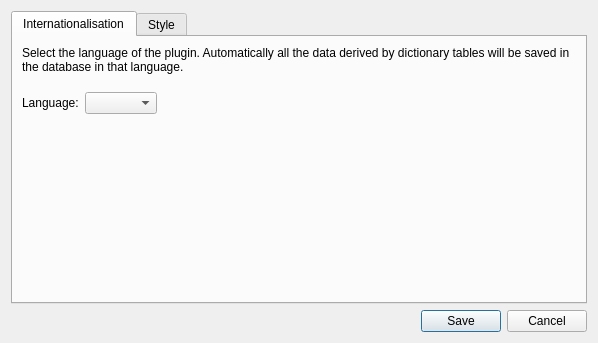
<?xml version="1.0" encoding="UTF-8"?>
<ui version="4.0">
 <class>Dialog</class>
 <widget class="QDialog" name="Dialog">
  <property name="geometry">
   <rect>
    <x>0</x>
    <y>0</y>
    <width>598</width>
    <height>343</height>
   </rect>
  </property>
  <property name="windowTitle">
   <string>Dialog</string>
  </property>
  <layout class="QGridLayout" name="gridLayout">
   <item row="1" column="0">
    <widget class="QDialogButtonBox" name="buttonBox">
     <property name="orientation">
      <enum>Qt::Horizontal</enum>
     </property>
     <property name="standardButtons">
      <set>QDialogButtonBox::Cancel|QDialogButtonBox::Save</set>
     </property>
    </widget>
   </item>
   <item row="0" column="0">
    <widget class="QTabWidget" name="tabWidget">
     <property name="currentIndex">
      <number>0</number>
     </property>
     <widget class="QWidget" name="tab">
      <attribute name="title">
       <string>Internationalisation</string>
      </attribute>
      <layout class="QGridLayout" name="a">
       <item row="2" column="0">
        <layout class="QGridLayout" name="gridLayout_2">
         <item row="0" column="0">
          <widget class="QLabel" name="label">
           <property name="text">
            <string>Language:</string>
           </property>
          </widget>
         </item>
         <item row="0" column="1">
          <widget class="QComboBox" name="comboBox"/>
         </item>
         <item row="0" column="2">
          <spacer name="horizontalSpacer">
           <property name="orientation">
            <enum>Qt::Horizontal</enum>
           </property>
           <property name="sizeHint" stdset="0">
            <size>
             <width>40</width>
             <height>20</height>
            </size>
           </property>
          </spacer>
         </item>
        </layout>
       </item>
       <item row="0" column="0" rowspan="2">
        <widget class="QLabel" name="info_label">
         <property name="minimumSize">
          <size>
           <width>0</width>
           <height>40</height>
          </size>
         </property>
         <property name="maximumSize">
          <size>
           <width>16777213</width>
           <height>40</height>
          </size>
         </property>
         <property name="baseSize">
          <size>
           <width>0</width>
           <height>0</height>
          </size>
         </property>
         <property name="frameShape">
          <enum>QFrame::NoFrame</enum>
         </property>
         <property name="lineWidth">
          <number>1</number>
         </property>
         <property name="text">
          <string notr="true">Select the language of the plugin. Automatically all the data derived by dictionary tables will be saved in the database in that language.</string>
         </property>
         <property name="textFormat">
          <enum>Qt::AutoText</enum>
         </property>
         <property name="scaledContents">
          <bool>false</bool>
         </property>
         <property name="alignment">
          <set>Qt::AlignLeading|Qt::AlignLeft|Qt::AlignTop</set>
         </property>
         <property name="wordWrap">
          <bool>true</bool>
         </property>
        </widget>
       </item>
       <item row="4" column="0">
        <spacer name="verticalSpacer">
         <property name="orientation">
          <enum>Qt::Vertical</enum>
         </property>
         <property name="sizeHint" stdset="0">
          <size>
           <width>20</width>
           <height>303</height>
          </size>
         </property>
        </spacer>
       </item>
       <item row="3" column="0">
        <layout class="QFormLayout" name="formLayout">
         <property name="rightMargin">
          <number>0</number>
         </property>
         <item row="0" column="1">
          <spacer name="horizontalSpacer_2">
           <property name="orientation">
            <enum>Qt::Horizontal</enum>
           </property>
           <property name="sizeHint" stdset="0">
            <size>
             <width>40</width>
             <height>20</height>
            </size>
           </property>
          </spacer>
         </item>
        </layout>
       </item>
      </layout>
     </widget>
     <widget class="QWidget" name="tab_2">
      <property name="enabled">
       <bool>true</bool>
      </property>
      <attribute name="title">
       <string>Style</string>
      </attribute>
      <layout class="QGridLayout" name="gridLayout_3">
       <item row="0" column="0" colspan="4">
        <widget class="QLabel" name="info_label_2">
         <property name="minimumSize">
          <size>
           <width>548</width>
           <height>40</height>
          </size>
         </property>
         <property name="maximumSize">
          <size>
           <width>548</width>
           <height>40</height>
          </size>
         </property>
         <property name="baseSize">
          <size>
           <width>0</width>
           <height>0</height>
          </size>
         </property>
         <property name="frameShape">
          <enum>QFrame::NoFrame</enum>
         </property>
         <property name="lineWidth">
          <number>1</number>
         </property>
         <property name="text">
          <string notr="true">Select the style for each primary layer. By default some layers have specific SLD file linked.</string>
         </property>
         <property name="textFormat">
          <enum>Qt::AutoText</enum>
         </property>
         <property name="scaledContents">
          <bool>false</bool>
         </property>
         <property name="alignment">
          <set>Qt::AlignLeading|Qt::AlignLeft|Qt::AlignTop</set>
         </property>
         <property name="wordWrap">
          <bool>true</bool>
         </property>
        </widget>
       </item>
       <item row="1" column="0">
        <widget class="QLabel" name="label_2">
         <property name="minimumSize">
          <size>
           <width>140</width>
           <height>0</height>
          </size>
         </property>
         <property name="text">
          <string>Ourtbreaks (point):</string>
         </property>
         <property name="wordWrap">
          <bool>true</bool>
         </property>
        </widget>
       </item>
       <item row="1" column="1">
        <widget class="QLineEdit" name="lineEdit">
         <property name="minimumSize">
          <size>
           <width>291</width>
           <height>0</height>
          </size>
         </property>
         <property name="readOnly">
          <bool>true</bool>
         </property>
        </widget>
       </item>
       <item row="1" column="2">
        <widget class="QToolButton" name="toolButton">
         <property name="text">
          <string>...</string>
         </property>
        </widget>
       </item>
       <item row="1" column="3">
        <widget class="QPushButton" name="pushButton">
         <property name="maximumSize">
          <size>
           <width>60</width>
           <height>50</height>
          </size>
         </property>
         <property name="text">
          <string>Default</string>
         </property>
        </widget>
       </item>
       <item row="2" column="0">
        <widget class="QLabel" name="label_7">
         <property name="text">
          <string>Ourtbreaks (area):</string>
         </property>
         <property name="wordWrap">
          <bool>true</bool>
         </property>
        </widget>
       </item>
       <item row="2" column="1">
        <widget class="QLineEdit" name="lineEdit_2">
         <property name="minimumSize">
          <size>
           <width>291</width>
           <height>0</height>
          </size>
         </property>
         <property name="readOnly">
          <bool>true</bool>
         </property>
        </widget>
       </item>
       <item row="2" column="2">
        <widget class="QToolButton" name="toolButton_2">
         <property name="text">
          <string>...</string>
         </property>
        </widget>
       </item>
       <item row="2" column="3">
        <widget class="QPushButton" name="pushButton_2">
         <property name="maximumSize">
          <size>
           <width>60</width>
           <height>50</height>
          </size>
         </property>
         <property name="text">
          <string>Default</string>
         </property>
        </widget>
       </item>
       <item row="3" column="0">
        <widget class="QLabel" name="label_6">
         <property name="text">
          <string>POI (point):</string>
         </property>
        </widget>
       </item>
       <item row="3" column="1">
        <widget class="QLineEdit" name="lineEdit_3">
         <property name="minimumSize">
          <size>
           <width>291</width>
           <height>0</height>
          </size>
         </property>
         <property name="readOnly">
          <bool>true</bool>
         </property>
        </widget>
       </item>
       <item row="3" column="2">
        <widget class="QToolButton" name="toolButton_3">
         <property name="text">
          <string>...</string>
         </property>
        </widget>
       </item>
       <item row="3" column="3">
        <widget class="QPushButton" name="pushButton_3">
         <property name="maximumSize">
          <size>
           <width>60</width>
           <height>50</height>
          </size>
         </property>
         <property name="text">
          <string>Default</string>
         </property>
        </widget>
       </item>
       <item row="4" column="0">
        <widget class="QLabel" name="label_3">
         <property name="text">
          <string>Buffers:</string>
         </property>
        </widget>
       </item>
       <item row="4" column="1">
        <widget class="QLineEdit" name="lineEdit_4">
         <property name="minimumSize">
          <size>
           <width>291</width>
           <height>0</height>
          </size>
         </property>
         <property name="readOnly">
          <bool>true</bool>
         </property>
        </widget>
       </item>
       <item row="4" column="2">
        <widget class="QToolButton" name="toolButton_4">
         <property name="text">
          <string>...</string>
         </property>
        </widget>
       </item>
       <item row="4" column="3">
        <widget class="QPushButton" name="pushButton_4">
         <property name="maximumSize">
          <size>
           <width>60</width>
           <height>50</height>
          </size>
         </property>
         <property name="text">
          <string>Default</string>
         </property>
        </widget>
       </item>
       <item row="5" column="0">
        <widget class="QLabel" name="label_4">
         <property name="text">
          <string>Zones A:</string>
         </property>
        </widget>
       </item>
       <item row="5" column="1">
        <widget class="QLineEdit" name="lineEdit_5">
         <property name="minimumSize">
          <size>
           <width>291</width>
           <height>0</height>
          </size>
         </property>
         <property name="readOnly">
          <bool>true</bool>
         </property>
        </widget>
       </item>
       <item row="5" column="2">
        <widget class="QToolButton" name="toolButton_5">
         <property name="text">
          <string>...</string>
         </property>
        </widget>
       </item>
       <item row="5" column="3">
        <widget class="QPushButton" name="pushButton_5">
         <property name="maximumSize">
          <size>
           <width>60</width>
           <height>50</height>
          </size>
         </property>
         <property name="text">
          <string>Default</string>
         </property>
        </widget>
       </item>
       <item row="6" column="0">
        <widget class="QLabel" name="label_5">
         <property name="text">
          <string>Zones B:</string>
         </property>
        </widget>
       </item>
       <item row="6" column="1">
        <widget class="QLineEdit" name="lineEdit_6">
         <property name="minimumSize">
          <size>
           <width>291</width>
           <height>0</height>
          </size>
         </property>
         <property name="readOnly">
          <bool>true</bool>
         </property>
        </widget>
       </item>
       <item row="6" column="2">
        <widget class="QToolButton" name="toolButton_6">
         <property name="text">
          <string>...</string>
         </property>
        </widget>
       </item>
       <item row="6" column="3">
        <widget class="QPushButton" name="pushButton_6">
         <property name="maximumSize">
          <size>
           <width>60</width>
           <height>50</height>
          </size>
         </property>
         <property name="text">
          <string>Default</string>
         </property>
        </widget>
       </item>
      </layout>
     </widget>
    </widget>
   </item>
  </layout>
 </widget>
 <resources/>
 <connections>
  <connection>
   <sender>buttonBox</sender>
   <signal>accepted()</signal>
   <receiver>Dialog</receiver>
   <slot>accept()</slot>
   <hints>
    <hint type="sourcelabel">
     <x>248</x>
     <y>254</y>
    </hint>
    <hint type="destinationlabel">
     <x>157</x>
     <y>274</y>
    </hint>
   </hints>
  </connection>
  <connection>
   <sender>buttonBox</sender>
   <signal>rejected()</signal>
   <receiver>Dialog</receiver>
   <slot>reject()</slot>
   <hints>
    <hint type="sourcelabel">
     <x>316</x>
     <y>260</y>
    </hint>
    <hint type="destinationlabel">
     <x>286</x>
     <y>274</y>
    </hint>
   </hints>
  </connection>
 </connections>
</ui>
